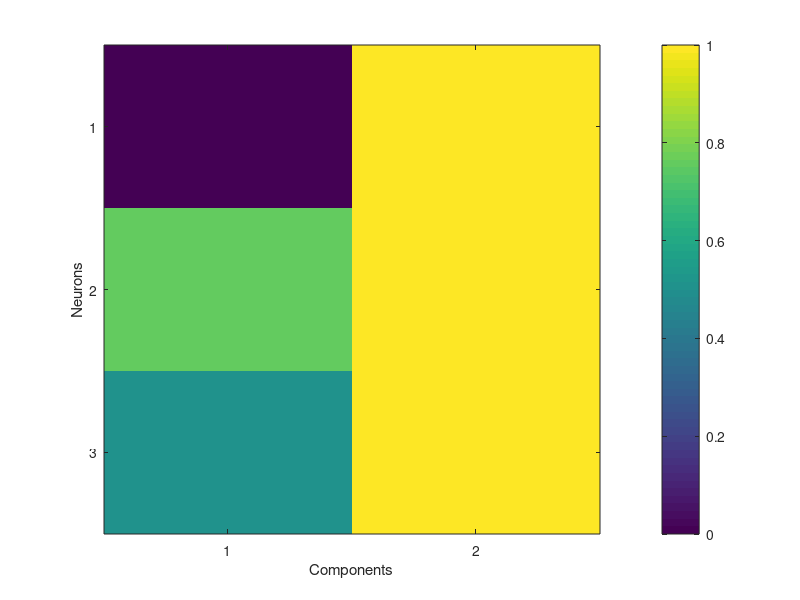
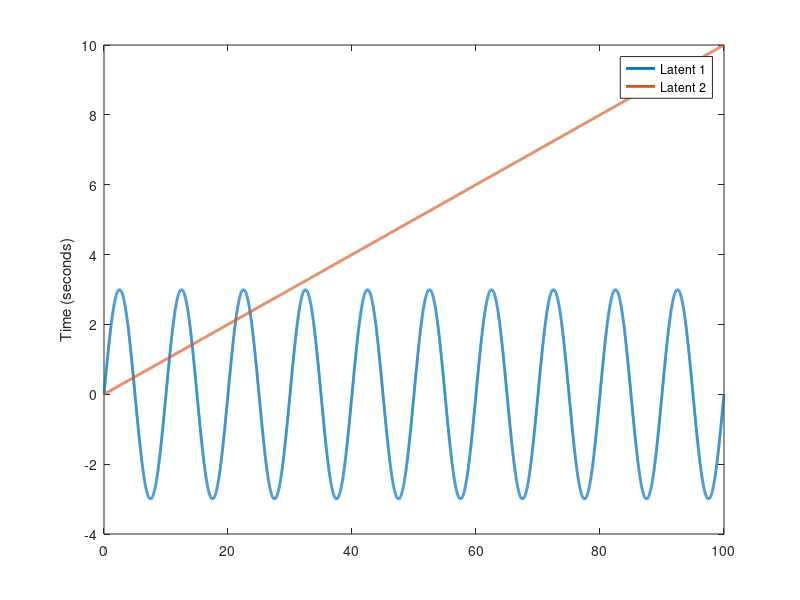
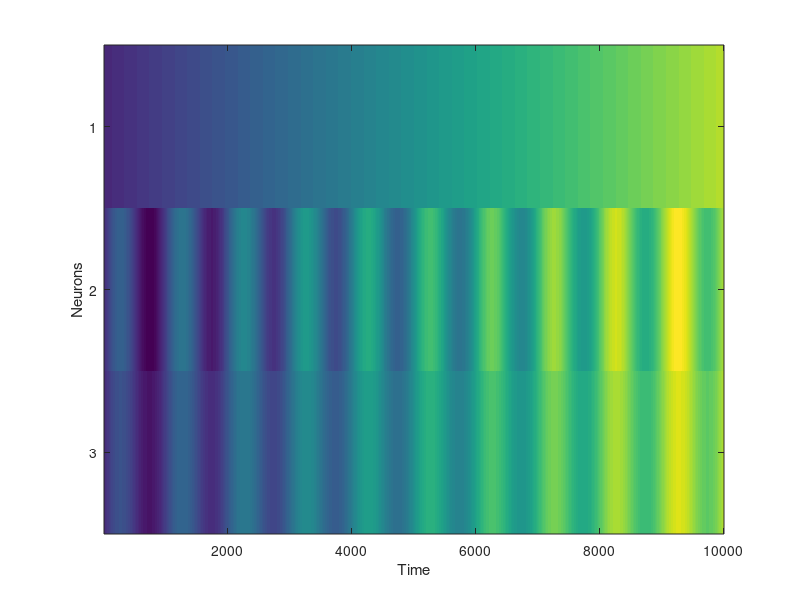
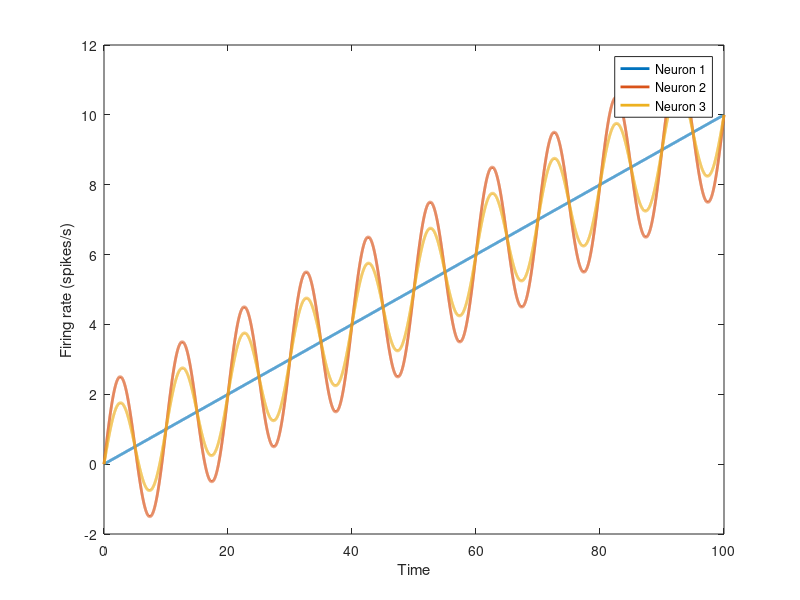

The MATLAB source for these figures, in order: (Note: this script raises an error after producing the figures.)
%% Simulate multiple latent process, then calculate correlation of each component 


t = 0:0.01:100;
sine_freq = 0.1;
cos_freq = 0.1;
component_1 = 3 * sin(2*pi*sine_freq*t);
component_2 = 10 * linspace(0, 1, length(t));
component_3 = cos(2*pi*cos_freq*t);


neural_component_weights = [0, 1; ...
                            0.75, 1; ...
                            0.5, 1];
                        
figure; 
imagesc(neural_component_weights, [0, 1])
xlabel('Components')
ylabel('Neurons')
yticks([1, 2, 3])
xticks([1, 2])
colorbar
set(gcf, 'color', 'white')
                        
neural_frs = neural_component_weights * [component_1; component_2];


figure; 
plot(t, component_1, 'linewidth', 2)
hold on 
plot(t, component_2, 'linewidth', 2);
ylabel('Latent variable value')
legend('Latent 1', 'Latent 2')
set(gcf, 'color', 'white')
ylabel('Time (seconds)')

figure; 
imagesc(neural_frs);
xlabel('Time')
yticks([1, 2, 3])
ylabel('Neurons')
set(gcf, 'color', 'white')


figure;
plot(t, neural_frs(1, :), 'linewidth', 2);
hold on 
plot(t, neural_frs(2, :), 'linewidth', 2);
hold on
plot(t, neural_frs(3, :), 'linewidth', 2);
legend('Neuron 1', 'Neuron 2', 'Neuron 3')
set(gcf, 'color', 'white')
xlabel('Time')
ylabel('Firing rate (spikes/s)') 


corr_matrix_all_components = corr(neural_frs');
figure; 
imagesc(corr_matrix_all_components, [0, 1])
xticks([1, 2, 3]);
yticks([1, 2, 3]);
cbar = colorbar;
cbar.Title.String = "Pearson's correlation";

xlabel('Neuron')
ylabel('Neuron')
set(gcf, 'color', 'white')


%% NMF
num_nnmf_components = 2;
[W, H] = nnmf(neural_frs, num_nnmf_components);

figure; 
imagesc(W);
cbar = colorbar;
cbar.Title.String = "NMF component weight";
xticks([1, 2])
yticks([1, 2, 3])
ylabel('Neurons')
xlabel('NMF components')
set(gcf, 'color', 'white')

component_1_projection = W(:, 1) * H(1, :);

figure;
% subplot(1, 2, 1)
imagesc(component_1_projection)
set(gcf, 'color', 'white')
xlabel('Time')
yticks([1, 2, 3])
ylabel('Neurons')
% subplot(1, 2, 2)
% component_1_corr = corr(component_1_projection');
% imagesc(component_1_corr, [0, 1])


figure;
component_2_projection = W(:, 2) * H(2, :);
imagesc(component_2_projection)
xlabel('Time')
yticks([1, 2, 3])
ylabel('Neurons')
set(gcf, 'color', 'white')

% component_2_corr = corr(component_2_projection');

W_corr = corr(W');

figure; 
imagesc(W_corr, [-1, 1])

%% Subtract out components, then calculate correlation

component_subtracted_fr = neural_frs - component_2_projection;
subtracted_corr = corr(component_subtracted_fr');
figure;
imagesc(subtracted_corr, [0, 1])
xticks([1, 2, 3])
xlabel('Neurons')
yticks([1, 2, 3])
ylabel('Neurons')
set(gcf, 'color', 'white')


component_subtracted_fr = neural_frs - component_1_projection;
subtracted_corr = corr(component_subtracted_fr');
figure;
imagesc(subtracted_corr, [0, 1])
xticks([1, 2, 3])
xlabel('Neurons')
yticks([1, 2, 3])
ylabel('Neurons')
set(gcf, 'color', 'white')

%% cosine simliarty matrix 

dist_mat = pdist(component_subtracted_fr, 'cosine');
figure; 
imagesc(dist_mat);
xticks([0, 1, 2])
yticks([0, 1, 2]);

